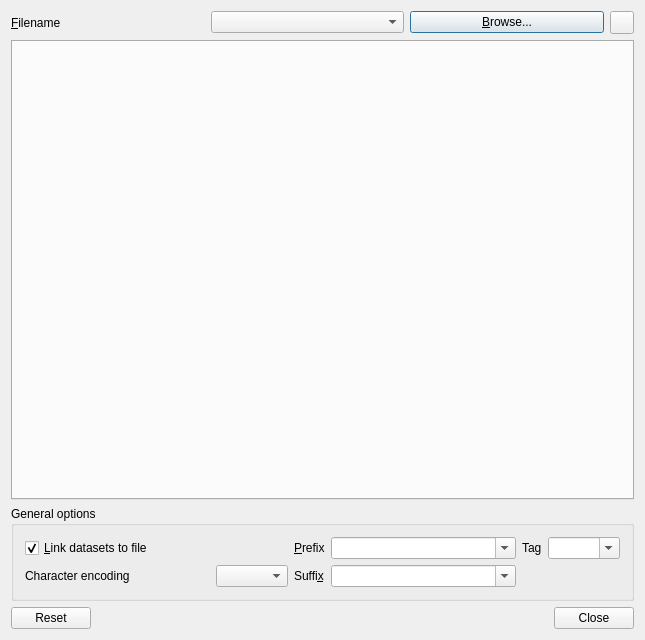
<?xml version="1.0" encoding="UTF-8"?>
<ui version="4.0">
 <class>importdialog</class>
 <widget class="QDialog" name="importdialog">
  <property name="geometry">
   <rect>
    <x>0</x>
    <y>0</y>
    <width>645</width>
    <height>640</height>
   </rect>
  </property>
  <property name="windowTitle">
   <string>Import data - Veusz</string>
  </property>
  <layout class="QVBoxLayout" name="verticalLayout_4">
   <item>
    <layout class="QHBoxLayout">
     <property name="spacing">
      <number>6</number>
     </property>
     <property name="margin">
      <number>0</number>
     </property>
     <item>
      <widget class="QLabel" name="label">
       <property name="text">
        <string>&amp;Filename</string>
       </property>
       <property name="buddy">
        <cstring>filenameedit</cstring>
       </property>
      </widget>
     </item>
     <item>
      <widget class="HistoryCombo" name="filenameedit">
       <property name="toolTip">
        <string>Enter the filename to be imported here</string>
       </property>
      </widget>
     </item>
     <item>
      <widget class="QPushButton" name="browsebutton">
       <property name="text">
        <string>&amp;Browse...</string>
       </property>
      </widget>
     </item>
     <item>
      <widget class="QToolButton" name="clipbutton">
       <property name="toolTip">
        <string>Read in data from clipboard rather than file</string>
       </property>
       <property name="text">
        <string/>
       </property>
      </widget>
     </item>
    </layout>
   </item>
   <item>
    <widget class="QTabWidget" name="methodtab">
     <property name="currentIndex">
      <number>-1</number>
     </property>
    </widget>
   </item>
   <item>
    <widget class="QGroupBox" name="groupBox">
     <property name="title">
      <string>General options</string>
     </property>
     <layout class="QVBoxLayout" name="verticalLayout_6">
      <item>
       <layout class="QGridLayout" name="gridLayout_4">
        <item row="0" column="0">
         <widget class="HistoryCheck" name="linkcheckbox">
          <property name="sizePolicy">
           <sizepolicy hsizetype="Expanding" vsizetype="Fixed">
            <horstretch>0</horstretch>
            <verstretch>0</verstretch>
           </sizepolicy>
          </property>
          <property name="toolTip">
           <string>Data imported are not stored in the Veusz saved file, but are reloaded each time the Veusz file is opened, or Data-&amp;gt;Reload is selected on the menu</string>
          </property>
          <property name="text">
           <string>&amp;Link datasets to file</string>
          </property>
          <property name="checked">
           <bool>true</bool>
          </property>
         </widget>
        </item>
        <item row="0" column="2">
         <widget class="QLabel" name="label_21">
          <property name="text">
           <string>&amp;Prefix</string>
          </property>
          <property name="buddy">
           <cstring>prefixcombo</cstring>
          </property>
         </widget>
        </item>
        <item row="0" column="3">
         <widget class="HistoryCombo" name="prefixcombo">
          <property name="sizePolicy">
           <sizepolicy hsizetype="Expanding" vsizetype="Fixed">
            <horstretch>0</horstretch>
            <verstretch>0</verstretch>
           </sizepolicy>
          </property>
          <property name="toolTip">
           <string>Prefix to prepend to each dataset name imported,
or enter $FILENAME to have filename prepended</string>
          </property>
          <property name="editable">
           <bool>true</bool>
          </property>
         </widget>
        </item>
        <item row="1" column="0">
         <widget class="QLabel" name="label_3">
          <property name="text">
           <string>Character encoding</string>
          </property>
         </widget>
        </item>
        <item row="1" column="1">
         <widget class="HistoryValueCombo" name="encodingcombo">
          <property name="toolTip">
           <string>Character encoding of input file</string>
          </property>
         </widget>
        </item>
        <item row="1" column="2">
         <widget class="QLabel" name="label_22">
          <property name="text">
           <string>Suffi&amp;x</string>
          </property>
          <property name="buddy">
           <cstring>suffixcombo</cstring>
          </property>
         </widget>
        </item>
        <item row="1" column="3">
         <widget class="HistoryCombo" name="suffixcombo">
          <property name="sizePolicy">
           <sizepolicy hsizetype="Expanding" vsizetype="Fixed">
            <horstretch>0</horstretch>
            <verstretch>0</verstretch>
           </sizepolicy>
          </property>
          <property name="toolTip">
           <string>Suffix to append to each dataset name imported,
or enter $FILENAME to have filename appended</string>
          </property>
          <property name="editable">
           <bool>true</bool>
          </property>
         </widget>
        </item>
        <item row="0" column="4">
         <widget class="QLabel" name="label_2">
          <property name="text">
           <string>Tag</string>
          </property>
         </widget>
        </item>
        <item row="0" column="5">
         <widget class="HistoryCombo" name="tagcombo">
          <property name="toolTip">
           <string>Enter a list of tags to apply to the imported datasets</string>
          </property>
          <property name="editable">
           <bool>true</bool>
          </property>
         </widget>
        </item>
       </layout>
      </item>
     </layout>
    </widget>
   </item>
   <item>
    <widget class="QDialogButtonBox" name="buttonBox">
     <property name="standardButtons">
      <set>QDialogButtonBox::Close|QDialogButtonBox::Reset</set>
     </property>
    </widget>
   </item>
  </layout>
 </widget>
 <layoutdefault spacing="6" margin="11"/>
 <pixmapfunction>qPixmapFromMimeSource</pixmapfunction>
 <customwidgets>
  <customwidget>
   <class>HistoryCombo</class>
   <extends>QComboBox</extends>
   <header>historycombo.h</header>
  </customwidget>
  <customwidget>
   <class>HistoryCheck</class>
   <extends>QCheckBox</extends>
   <header>historycheck.h</header>
  </customwidget>
  <customwidget>
   <class>HistoryValueCombo</class>
   <extends>QComboBox</extends>
   <header>historyvaluecombo.h</header>
  </customwidget>
 </customwidgets>
 <resources/>
 <connections>
  <connection>
   <sender>buttonBox</sender>
   <signal>rejected()</signal>
   <receiver>importdialog</receiver>
   <slot>close()</slot>
   <hints>
    <hint type="sourcelabel">
     <x>322</x>
     <y>623</y>
    </hint>
    <hint type="destinationlabel">
     <x>322</x>
     <y>319</y>
    </hint>
   </hints>
  </connection>
 </connections>
</ui>
